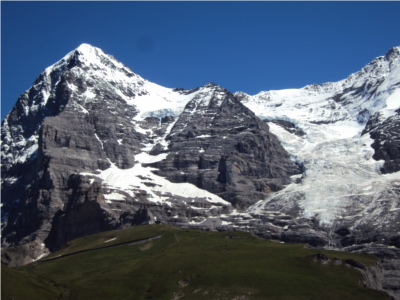
#> input picture Assignment-2/stitching_images/1Hill.JPG, 400 x 300 px
$ jupyter execute --allow-errors '(i) Stitching.ipynb'   (older library calls are emulated)
#> lines starting #> are read from the running program, lines starting #| are printed output that depends on the picture
[cell 1]
import cv2
import numpy as np
import matplotlib.pyplot as plt

[cell 2]
def get_stitched_image_return_one_image(image1, image2, M):

    # Get the height and width of the two images
    width1,height1 = image1.shape[:2]
    width2,height2 = image2.shape[:2]

    # Get the dimensions of the frame
    image1_dimensions = np.float32([ [0,0], [0,width1], [height1, width1], [height1,0] ]).reshape(-1,1,2)
    image2_dimensions_temp = np.float32([ [0,0], [0,width2], [height2, width2], [height2,0] ]).reshape(-1,1,2)


    # Get the perspective of the second image
    image2_dimensions = cv2.perspectiveTransform(image2_dimensions_temp, M)

    # Get the dimensions of the overall image to be created
    result_dimensions = np.concatenate( (image1_dimensions, image2_dimensions), axis = 0)

    # Calculate dimensions of match points
    [x_min, y_min] = np.int32(result_dimensions.min(axis=0).ravel() - 0.5)
    [x_max, y_max] = np.int32(result_dimensions.max(axis=0).ravel() + 0.5)

    # Create output array after affine transformation
    transform_dist = [-x_min,-y_min]
    transform_array = np.array([[1, 0, transform_dist[0]], [0, 1, transform_dist[1]], [0,0,1]])

    # create a result image which will begin with placing the transformed image in its correct
    # location so that it aligns correctly with the base image
    result_image = cv2.warpPerspective(image2, transform_array.dot(M), (x_max-x_min, y_max-y_min))

    # then, place the image which was not transformed on top of the other image
    result_image[transform_dist[1]:width1+transform_dist[1], transform_dist[0]:height1+transform_dist[0]] = image1

    # Return the two images placed on each other. the image input as image1 will be the image not transformed
    # and the image in image2 will be transformed to align with the base image
    return result_image

[cell 3]
def get_stitched_image(image1, image2, M):

    #all code the same as above before the next comment

    width1,height1 = image1.shape[:2]
    width2,height2 = image2.shape[:2]

    image1_dimensions = np.float32([ [0,0], [0,width1], [height1, width1], [height1,0] ]).reshape(-1,1,2)
    image2_dimensions_temp = np.float32([ [0,0], [0,width2], [height2, width2], [height2,0] ]).reshape(-1,1,2)


    image2_dimensions = cv2.perspectiveTransform(image2_dimensions_temp, M)

    result_dimensions = np.concatenate( (image1_dimensions, image2_dimensions), axis = 0)

    [x_min, y_min] = np.int32(result_dimensions.min(axis=0).ravel() - 0.5)
    [x_max, y_max] = np.int32(result_dimensions.max(axis=0).ravel() + 0.5)

    transform_dist = [-x_min,-y_min]
    transform_array = np.array([[1, 0, transform_dist[0]], [0, 1, transform_dist[1]], [0,0,1]])

    #warp the perspective of the image which will be moved in order to align it with the other image
    result_image_1 = cv2.warpPerspective(image2, transform_array.dot(M), (x_max-x_min, y_max-y_min))

    #create a new blank image
    result_image_2 = result_image_1.copy()
    result_image_2.fill(0)

    #return the image which will be placed on top of the first result image
    #this will serve as our base image and will not be moved
    result_image_2[transform_dist[1]:width1+transform_dist[1], transform_dist[0]:height1+transform_dist[0]] = image1

    # Return the result
    return result_image_1, result_image_2

[cell 4]
#import both of the images and flip them so they have the correct RGB values
image_path = "stitching_images/1Hill.JPG"
image_path2 = "stitching_images/2Hill.JPG"

image1 = cv2.imread(image_path)
#> image1 is the input picture: shape (300, 400, 3); mean B, G, R 113.4, 95.7, 82.9
image2 = cv2.imread(image_path2)
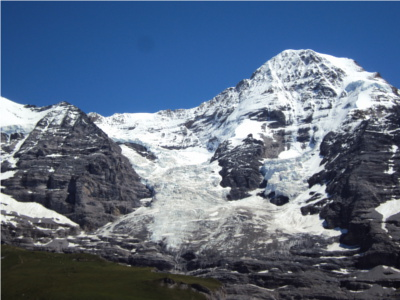
#> input picture Assignment-2/stitching_images/2Hill.JPG, 400 x 300 px
#> image2 is the input picture: shape (300, 400, 3); mean B, G, R 131, 108.6, 93

image1 = cv2.cvtColor(image1, cv2.COLOR_BGR2RGB)
image2 = cv2.cvtColor(image2, cv2.COLOR_BGR2RGB)

#create the sift object to be used to find descriptors and keypoints
sift = cv2.xfeatures2d.SIFT_create()

#compute both the keypoints and the descriptors on both of the given images
keypoints1, descriptors1 = sift.detectAndCompute(image1,None)
#> keypoints1 = 1217 keypoints; strongest (x, y, size): (46, 95, 5.4), (34, 138, 4.3), (72, 87, 5.5), (92, 181, 2.8)
keypoints2, descriptors2 = sift.detectAndCompute(image2,None)
#> keypoints2 = 1494 keypoints; strongest (x, y, size): (391, 171, 4.1), (394, 148, 4.2), (311, 193, 2.4), (51, 170, 2.9)

#create a brute-force matcher that will compute the distance between descriptors
matcher = cv2.BFMatcher()

#compute the distance between descriptors
matches = matcher.match(descriptors2,descriptors1)
#> matches = 1494 matches

#sort the matches by distance
matches = sorted(matches, key = lambda x:x.distance)

#choose the 20 smallest distances and display them on the image with connections b/w their location on both images
image3 = cv2.drawMatches(image1,keypoints1,image2,keypoints2, matches[:20], image1, flags=2)
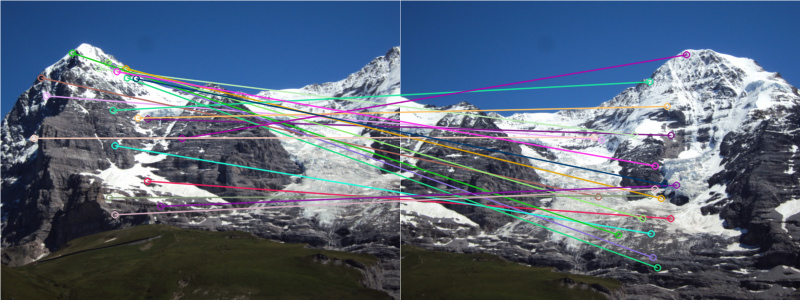
#> image3: shape (300, 800, 3); mean R, G, B 88.7, 102.2, 121.6

# move the keypoints into two new lists holding the individual image's points
GoodMatches = []
for i, m in enumerate(matches):
    GoodMatches.append((m.trainIdx, m.queryIdx))
#> after the loop, GoodMatches = 1494 pairs, first value 1 to 1214, second value 0 to 1493

#place those points in two seperate variable holders
mp2 = np.float32([keypoints2[i].pt for (__, i) in GoodMatches])
#> mp2 = 1494 pairs, first value 2.46 to 396.6, second value 48.04 to 297.2
mp1 = np.float32([keypoints1[i].pt for (i, __) in GoodMatches])
#> mp1 = 1494 pairs, first value 2.68 to 396.6, second value 44.52 to 284.2

#find homography of the image
H, __ = cv2.findHomography(mp1, mp2, cv2.RANSAC, 4)
#> H = [[1.12, -0.0594, -163], [0.108, 1.07, -2.93], [0.000347, -7.91e-05, 1]]

#stich the image together and return the result in to seperate images that can be placed in the same plane
result_image_1, result_image_2 = get_stitched_image(image2, image1, H)
#> in get_stitched_image, `image2_dimensions = cv2.perspectiveTransform(image2_dimensions_temp, M)`: image2_dimensions = [[-163, -2.93], [-185.2, 325.3], [240.4, 323.7], [251.1, 35.53]]
#> in get_stitched_image, `result_dimensions = np.concatenate( (image1_dimensions, image2_dimensi..`: result_dimensions = [[0, 0], [0, 300], [400, 300], [400, 0], [-163, -2.93], [-185.2, 325.3], [240.4, 323.7], [251.1, 35.53]]
#> in get_stitched_image, `[x_min, y_min] = np.int32(result_dimensions.min(axis=0).ravel() - 0.5)`: x_min = -185; y_min = -3
#> in get_stitched_image, `[x_max, y_max] = np.int32(result_dimensions.max(axis=0).ravel() + 0.5)`: x_max = 400; y_max = 325
#> in get_stitched_image, `transform_dist = [-x_min,-y_min]`: transform_dist = [185, 3]
#> in get_stitched_image, `transform_array = np.array([[1, 0, transform_dist[0]], [0, 1, transfor..`: transform_array = [[1, 0, 185], [0, 1, 3], [0, 0, 1]]
#> in get_stitched_image, `result_image_1 = cv2.warpPerspective(image2, transform_array.dot(M), (..`:
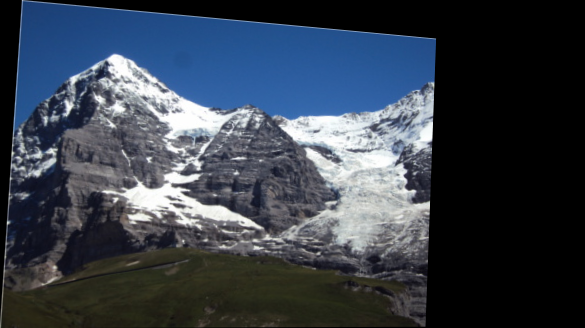
#> result_image_1: shape (328, 585, 3); mean R, G, B 54.9, 63.3, 74.9
#> in get_stitched_image, `result_image_2.fill(0)`: result_image_2: shape (328, 585, 3); every value is 0
#> in get_stitched_image, `result_image_2[transform_dist[1]:width1+transform_dist[1], transform_d..`:
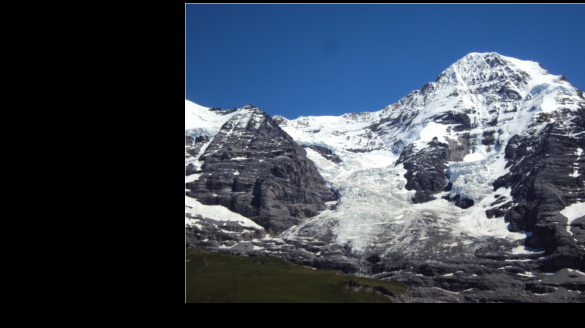
#> result_image_2: shape (328, 585, 3); mean R, G, B 58.2, 67.9, 81.9

#get the image with both images placed on the plane with the second image placed in it's original position
result_image_3 = get_stitched_image_return_one_image(image2, image1, H)
#> in get_stitched_image_return_one_image, `[x_min, y_min] = np.int32(result_dimensions.min(axis=0).ravel() - 0.5)`: x_min = -185; y_min = -3
#> in get_stitched_image_return_one_image, `[x_max, y_max] = np.int32(result_dimensions.max(axis=0).ravel() + 0.5)`: x_max = 400; y_max = 325
#> in get_stitched_image_return_one_image, `transform_dist = [-x_min,-y_min]`: transform_dist = [185, 3]
#> in get_stitched_image_return_one_image, `transform_array = np.array([[1, 0, transform_dist[0]], [0, 1, transfor..`: transform_array = [[1, 0, 185], [0, 1, 3], [0, 0, 1]]


#plot the newly created image
plt.figure(figsize=(20,20))
plt.imshow(image3)
plt.title("Matched keypoints"), plt.xticks([]), plt.yticks([])
plt.show()

plt.figure(figsize=(20,20))
plt.imshow(result_image_3)
plt.title("Stitched image"), plt.xticks([]), plt.yticks([])
plt.show()

[cell 5]
g_size = 255  # gaussian mask blur size
depth = 3  # pyramid depth size

# create the gaussian pyramid for image 1
G = result_image_1.copy()
gp1 = [G]
for i in range(depth):
    G = cv2.pyrDown(G)
    gp1.append(G)
#> after the loop, gp1 = 4 items

# create the gaussian pyramid for image 2
G = result_image_2.copy()
gp2 = [G]
for i in range(depth):
    G = cv2.pyrDown(G)
    gp2.append(G)
#> after the loop, gp2 = 4 items

# create the laplacian pyramid for image 1
lp1 = [gp1[depth-1]]  # place the final gaussian image at the top of the laplacian pyramid
for i in range(depth-1,0,-1):
    # upsample lower pyramid
    hr = cv2.pyrUp(gp1[i], dstsize=(gp1[i-1].shape[1], gp1[i-1].shape[0]))
    lp = cv2.subtract(gp1[i-1], hr, cv2.CV_32F)  # subtract different levels
    lp1.append(lp)
#> after the loop, lp1 = 3 items

# create the laplacian pyramid for image 2
lp2 = [gp2[depth-1]]  # place the final gaussian image at the top of the laplacian pyramid
for i in range(depth-1,0,-1):
    # upsample lower pyramid
    hr = cv2.pyrUp(gp2[i], dstsize=(gp2[i-1].shape[1], gp2[i-1].shape[0]))
    lp = cv2.subtract(gp2[i-1], hr, cv2.CV_32F)  # subtract different levels
    lp2.append(lp)
#> this loop made 2 passes
#> pass 1, `hr = cv2.pyrUp(gp2[i], dstsize=(gp2[i-1].shape[1], gp2[i-1].shape[0]))`:
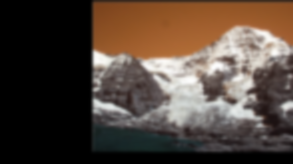
#> hr: shape (164, 293, 3); mean of channels 0, 1, 2 58.2, 68, 82; drawn as B, G, R
#> after the loop, lp2 = 3 items

# add the two images to each other at each level of the pyramid
LP = []
for la, lb in zip(lp1, lp2):
    row, cols, dpt = la.shape
    # stack columns (half and half)
    lp = np.hstack((la[:, :round(cols/2)], lb[:, round(cols/2):]))
    LP.append(lp)
#> this loop made 3 passes
#> (row, cols) on passes 1 to 3: (82, 147), (164, 293), (328, 585)
#> pass 1, `lp = np.hstack((la[:, :round(cols/2)], lb[:, round(cols/2):]))`:
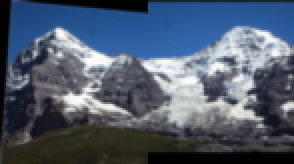
#> lp: shape (82, 147, 3) (shown 2 times larger); mean R, G, B 79.5, 91.8, 109.7
#> pass 3, `lp = np.hstack((la[:, :round(cols/2)], lb[:, round(cols/2):]))`:
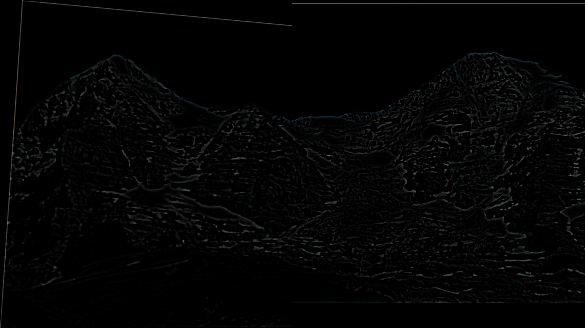
#> lp: shape (328, 585, 3); mean of channels 0, 1, 2 3.9, 3.9, 3.7; drawn as B, G, R
#> after the loop, LP = 3 items

# now reconstruct
rs = LP[0]
for i in range(1, depth):
    rs = cv2.pyrUp(rs)  # upsample current lp image
    r,c,d = LP[i].shape
    rs[:r,:c] = rs[:r,:c] + LP[i]
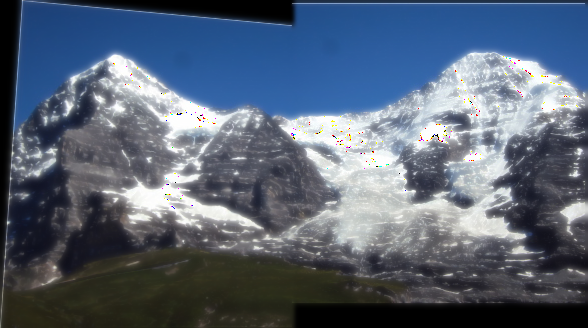
#> rs: shape (328, 588, 3); mean R, G, B 87.6, 99.8, 117.2

image12 = rs

plt.figure(figsize=(20,20))
plt.imshow(image12)
plt.title("Blended Image"), plt.xticks([]), plt.yticks([])
plt.show()

[cell 6]
image_path3 = "stitching_images/3Hill.JPG"

#this is basically the same code as when computing the SIFT features and so i don't think i need to comment what
#exactly I am doing here

image3 = cv2.imread(image_path3)
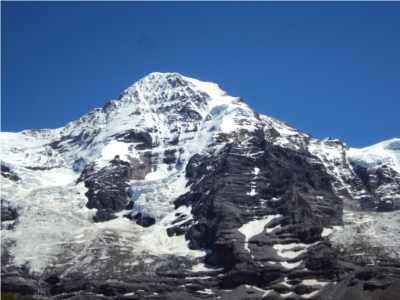
#> input picture Assignment-2/stitching_images/3Hill.JPG, 400 x 300 px
#> image3 is the input picture: shape (300, 400, 3); mean B, G, R 142.2, 113.3, 93.1

image3 = cv2.cvtColor(image3, cv2.COLOR_BGR2RGB)

#> (the rest of this cell did not finish here and is left out)

[cell 7]
def Ramp(i_width, r_width, r_index, start, end):

#create the ramp which will be used to mix the two images
    a = np.zeros((i_width))
    step = (end - start) / (r_width-1)
    idx = round(r_index - (r_width / 2))
    for i in range(r_width):
        a[idx] = start + step*i
        idx += 1
    a[idx:] = 1
    return a

[cell 8]
col, row  = result_image_1.shape[0:2]
#> col = 328; row = 585

ramp_size = 10  # alpha blending ramp size
alpha = Ramp(result_image_1.shape[1], ramp_size, round(result_image_1.shape[1]/2), 0, 1)
#> alpha = 585 values from 0 to 1

# Blend the two images
I_blend = (1-alpha.reshape(1,-1,1)) * result_image_1 + alpha.reshape(1,-1,1)*result_image_2
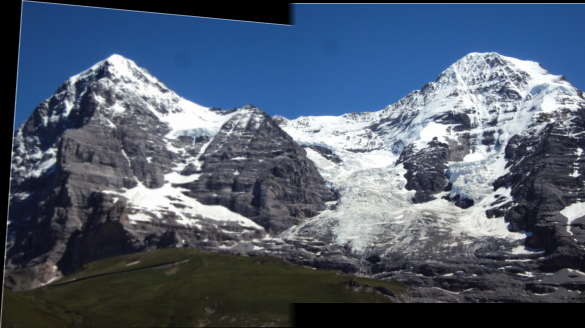
#> I_blend: shape (328, 585, 3) float64; mean R, G, B 79.7, 92, 109.9
I_blend = np.uint8(I_blend)  # convert back to uint8

#plot the newly created image
plt.figure(figsize=(15,15))
plt.imshow(I_blend)
plt.title("Alpha Blending"), plt.xticks([]), plt.yticks([])
plt.show()
